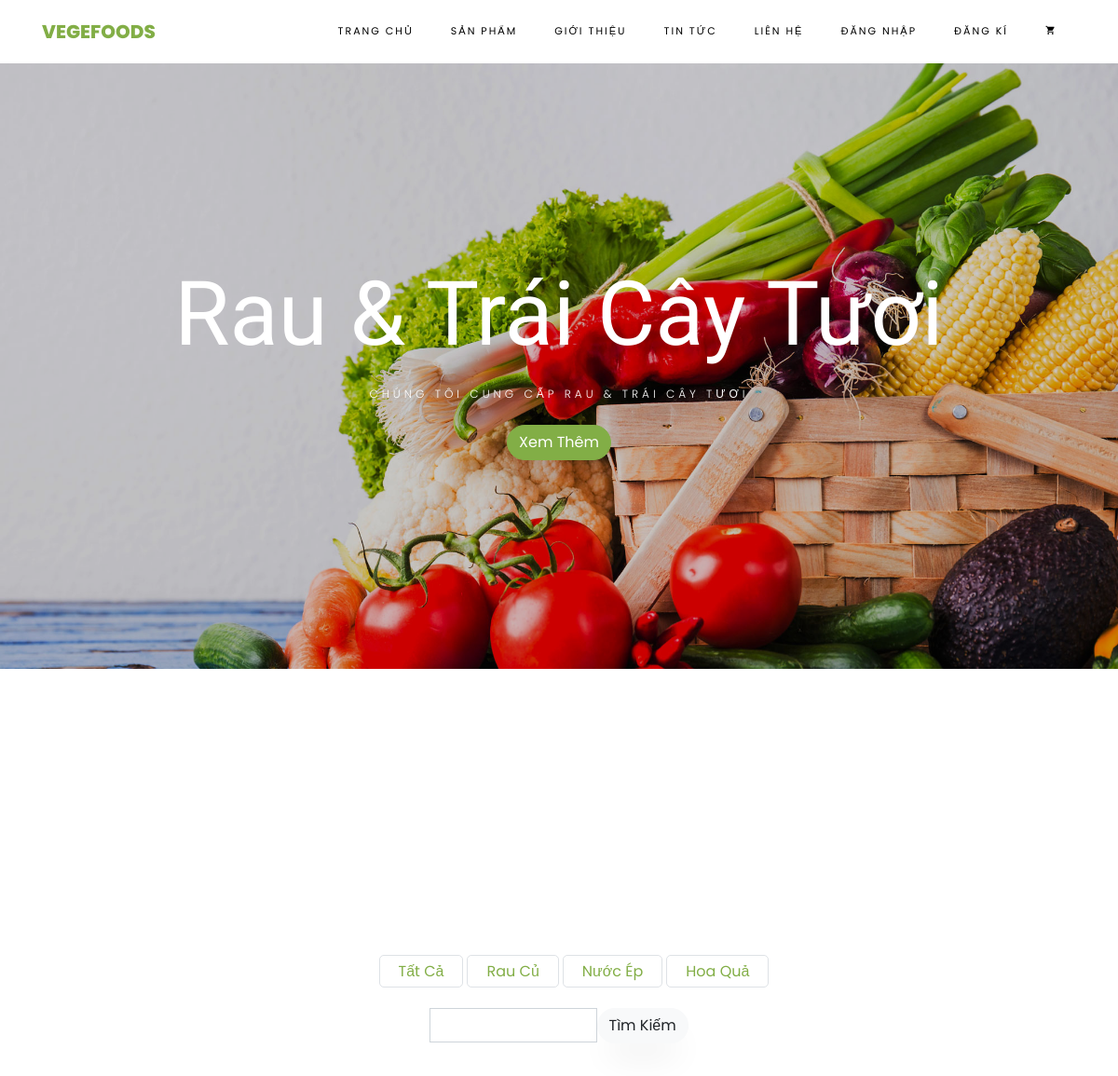
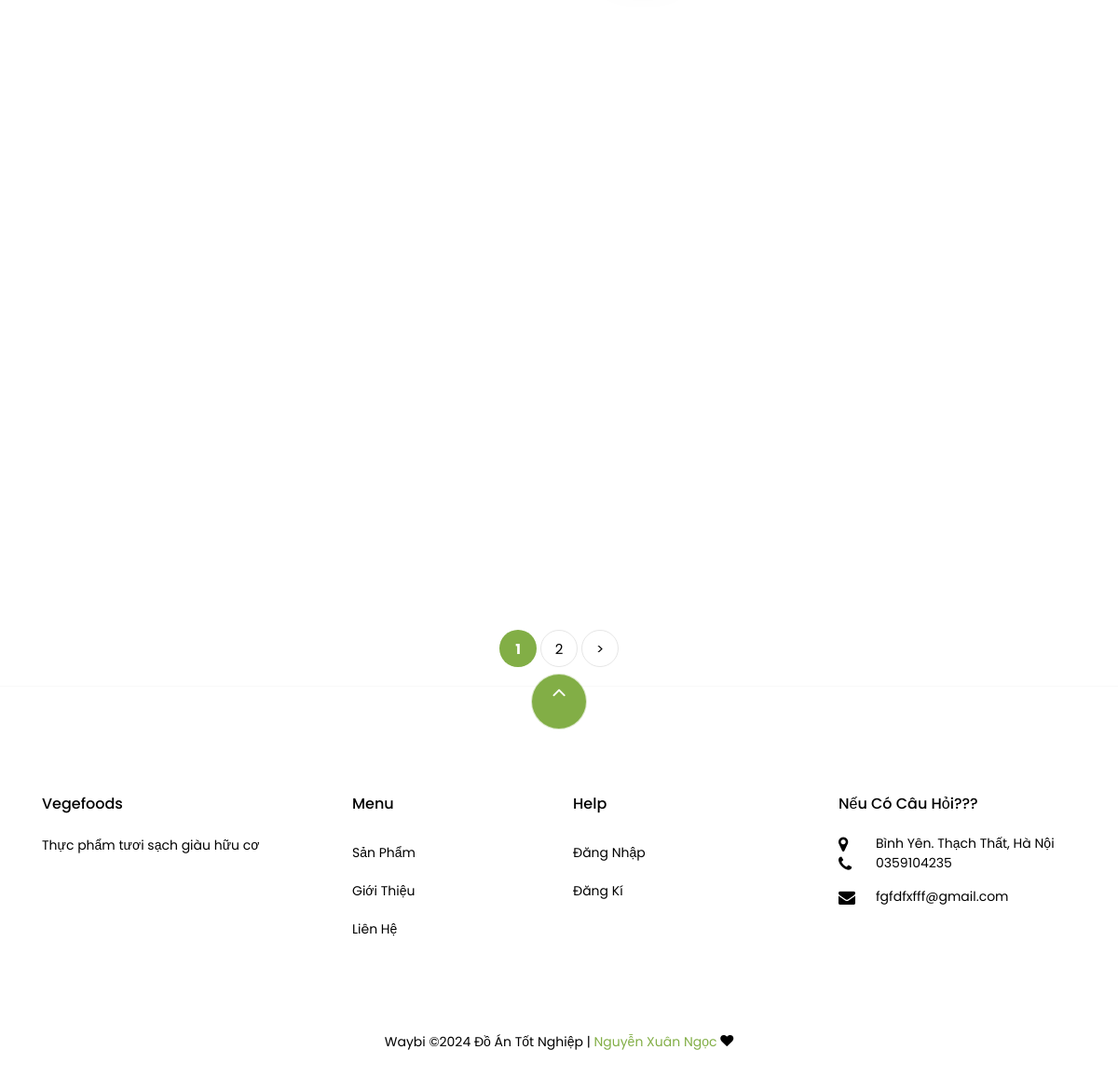
The page /?rq=sanpham on the database its author committed (2 pictures, top to bottom).
### tables this page shows
CREATE TABLE `loaisp` (
  `id` int(11) NOT NULL,
  `tenloai` varchar(100) NOT NULL
);

### views/showsp.php (the view, shortened to what this page needs)
<section class="ftco-section">
	<div class="spp">
    	<div class="container ">
				<div class="row justify-content-center mb-3 pb-3">
        </div>
    	</div>
    	<?php if (isset($_GET['rq'])) { ?>
    		<?php if ($_GET['rq']=="sanpham") { ?>
    		<div class="row justify-content-center">
    			<div class="col-md-10 mb-2 text-center">
    				<ul class="product-category">
    					<li><a href="?rq=sanpham" class="border" >Tất Cả</a></li>
    					<?php foreach ($loaisp as $value): ?>
    					<li><a href="?rq=sanpham&id=<?=$value['id']?> "
    						data-ajax="true"
    					 class="border"><?php echo $value['tenloai'];; ?></a></li>
    					<?php endforeach ?>
    				</ul>
    			</div>
    			<div class="col-md-3 mb-5 text-center">
    				<form class="d-flex align-items-center">
    					<input style="height:35px!important" type="text" name="timkiemsp" class="form-control form-control-sm">
    					<input type="submit" value="Tìm Kiếm" class="btn btn-light">
    				</form>
    			</div>
    		</div>
    		<?php } ?>
    		<?php } ?>
    	<div class="container">
    		<div class="row">
    		</div>
    	</div>
    	</div>
</section>

### rows shown on the page
loaisp: tenloai "Rau Củ"
loaisp: tenloai "Nước Ép"
loaisp: tenloai "Hoa Quả"
